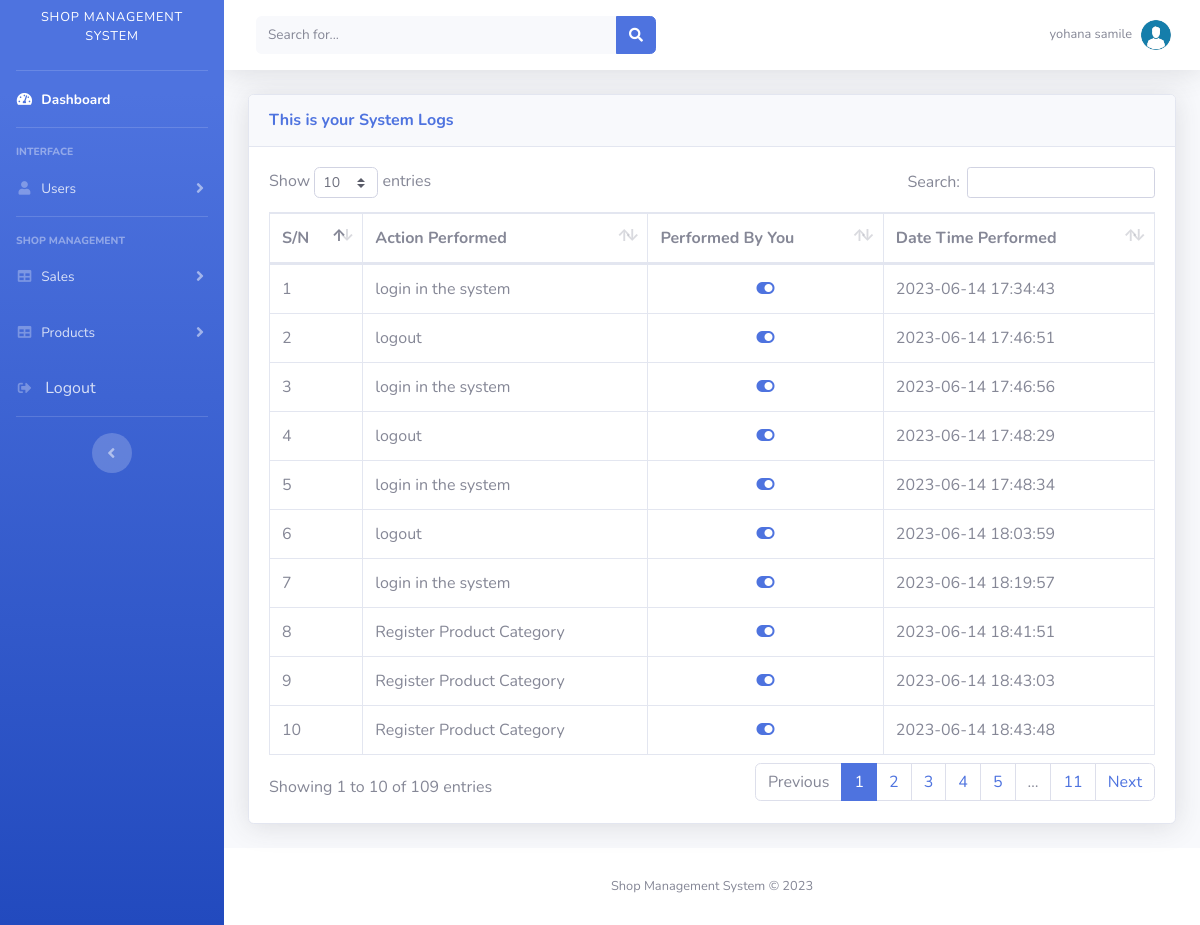
Page /view/myLogs.php (signed in) on the committed database.
### tables this page shows
CREATE TABLE `user` (
  `userId` int(11) NOT NULL,
  `fullName` varchar(100) NOT NULL,
  `gender` enum('male','female') NOT NULL,
  `username` varchar(100) NOT NULL,
  `passportSize` text NOT NULL,
  `position` int(11) NOT NULL,
  `password` varchar(100) NOT NULL,
  `dateAdded` datetime NOT NULL DEFAULT current_timestamp(),
  `dateModified` datetime NOT NULL DEFAULT current_timestamp()
);

CREATE TABLE `systemlogs` (
  `logId` int(11) NOT NULL,
  `actionPerformed` text NOT NULL,
  `performedBy` int(11) NOT NULL,
  `dateTimePerformed` datetime NOT NULL DEFAULT current_timestamp()
);

### view/myLogs.php (the view, shortened to what this page needs)
<?php
    require_once('../include/dbConn.php');
?>
<!DOCTYPE html>
<html lang="en">
<head>
    <link href="../asset/vendor/fontawesome-free/css/all.min.css" rel="stylesheet" type="text/css">
    <link href="../asset/css/sb-admin-2.min.css" rel="stylesheet">
    <link href="../asset/vendor/datatables/dataTables.bootstrap4.min.css" rel="stylesheet">
</head>
<body id="page-top">
    <div id="wrapper">
        <ul class="navbar-nav bg-gradient-primary sidebar sidebar-dark accordion" id="accordionSidebar">
            <a class="sidebar-brand d-flex align-items-center justify-content-center" href="../view/index.php">
                <div class="sidebar-brand-text mx-3"><small><p>Shop Management System</p></small></div>
            </a>
            <hr class="sidebar-divider my-0">
            <li class="nav-item active">
                <a class="nav-link" href="../view/index.php">
                    <i class="fas fa-fw fa-tachometer-alt"></i>
                    <span>Dashboard</span></a>
            </li>
            <hr class="sidebar-divider">
            <div class="sidebar-heading">
                Interface
            </div>
            <li class="nav-item">
                <a class="nav-link collapsed" href="#" data-toggle="collapse" data-target="#collapseTwo"
                    aria-expanded="true" aria-controls="collapseTwo">
                    <i class="fas fa-fw fa-user"></i>
                    <span>Users</span>
                </a>
            </li>
            <hr class="sidebar-divider">
            <div class="sidebar-heading">
                Shop Management
            </div>
            <li class="nav-item">
            <a class="nav-link collapsed" href="#" data-toggle="collapse" data-target="#collapseSales"
                aria-expanded="true" aria-controls="collapseSales">
                <i class="fas fa-fw fa-table"></i>
                <span>Sales</span>
            </a>
            </li>
            <li class="nav-item">
                <a class="nav-link collapsed" href="#" data-toggle="collapse" data-target="#collapsePages"
                    aria-expanded="true" aria-controls="collapsePages">
                    <i class="fas fa-fw fa-table"></i>
                    <span>Products</span>
                </a>
            </li>
            <li class="nav-item">
                <a class="nav-link" href="../logout.php">
                    <i class="fas fa-sign-out-alt fa-sm fa-fw mr-2"></i>
                    Logout
                </a>
            </li>
            <hr class="sidebar-divider d-none d-md-block">
            <div class="text-center d-none d-md-inline">
                <button class="rounded-circle border-0" id="sidebarToggle"></button>
            </div>
        </ul>
        <div id="content-wrapper" class="d-flex flex-column">
            <div id="content">
                <nav class="navbar navbar-expand navbar-light bg-white topbar mb-4 static-top shadow">
                    <form
                        class="d-none d-sm-inline-block form-inline mr-auto ml-md-3 my-2 my-md-0 mw-100 navbar-search">
                        <div class="input-group">
                            <input type="text" class="form-control bg-light border-0 small" placeholder="Search for..."
                                aria-label="Search" aria-describedby="basic-addon2">
                            <div class="input-group-append">
                                <button class="btn btn-primary" type="button">
                                    <i class="fas fa-search fa-sm"></i>
                                </button>
                            </div>
                        </div>
                    </form>
                    <ul class="navbar-nav ml-auto">
                        <li class="nav-item dropdown no-arrow">
                            <a class="nav-link dropdown-toggle" href="#" id="userDropdown" role="button"
                                data-toggle="dropdown" aria-haspopup="true" aria-expanded="false">
                                <span class="mr-2 d-none d-lg-inline text-gray-600 small"><?php echo $_SESSION['userData']['fullName']; ?></span>
                                <?php
                                    $profile = $conn->query("SELECT passportSize FROM `user` where userId = {$_SESSION['userData']['userId']}");
                                    $result = mysqli_fetch_array($profile);
                                ?>
                                <img class="img-profile rounded-circle" src="../upload/<?php echo $result['passportSize']; ?>">
                            </a>
                        </li>
                    </ul>
                </nav>
    <div class="container-fluid">
        <div class="card shadow mb-4">
            <div class="card-header py-3">
                <h6 class="m-0 font-weight-bold text-primary">This is your System Logs</h6>
            </div>
            <div class="card-body">
                <div class="table-responsive">
                    <table class="table table-bordered" id="dataTable" width="100%" cellspacing="0">
                        <thead>
                            <tr>
                                <th>S/N</th>
                                <th>Action Performed</th>
                                <th>Performed By You</th>
                                <th>Date Time Performed</th>
                            </tr>
                        </thead>
                        <tbody>
                            <?php
                                $sn = 1;
                                $getUserLogs = $conn->query("SELECT * FROM `systemlogs` WHERE performedBy = {$_SESSION['userData']['userId']} ");
                                if(mysqli_num_rows($getUserLogs) > 0):
                                    while($logResult = mysqli_fetch_array($getUserLogs)): ?>
                                        <tr>
                                            <td><?php echo $sn++; ?></td>
                                            <td><?php echo $logResult['actionPerformed']; ?></td>
                                            <td class="text-center"><i class="fa fa-toggle-on text-center text-primary"></i></td>
                                            <td><?php echo $logResult['dateTimePerformed']; ?></td>
                                        </tr>
                            <?php  endwhile; endif; ?>
                        </tbody>
                    </table>
                </div>
            </div>
        </div>
    </div>
                <footer class="sticky-footer bg-white">
                    <div class="container my-auto">
                        <div class="copyright text-center my-auto">
                            <span>Shop Management System &copy; <?php echo date('Y'); ?></span>
                        </div>
                    </div>
                </footer>
            </div>
        </div>
    </body>
</html>

### rows in the picture
user: passportSize (placeholder picture)
systemlogs: actionPerformed "login in the system", dateTimePerformed "2023-06-14 17:34:43"
systemlogs: actionPerformed "logout", dateTimePerformed "2023-06-14 17:46:51"
systemlogs: actionPerformed "login in the system", dateTimePerformed "2023-06-14 17:46:56"
systemlogs: actionPerformed "logout", dateTimePerformed "2023-06-14 17:48:29"
systemlogs: actionPerformed "login in the system", dateTimePerformed "2023-06-14 17:48:34"
systemlogs: actionPerformed "logout", dateTimePerformed "2023-06-14 18:03:59"
systemlogs: actionPerformed "login in the system", dateTimePerformed "2023-06-14 18:19:57"
systemlogs: actionPerformed "Register Product Category", dateTimePerformed "2023-06-14 18:41:51"
systemlogs: actionPerformed "Register Product Category", dateTimePerformed "2023-06-14 18:43:03"
systemlogs: actionPerformed "Register Product Category", dateTimePerformed "2023-06-14 18:43:48"

### other values in the picture
$_SESSION['userData']['fullName'] "yohana samile"
